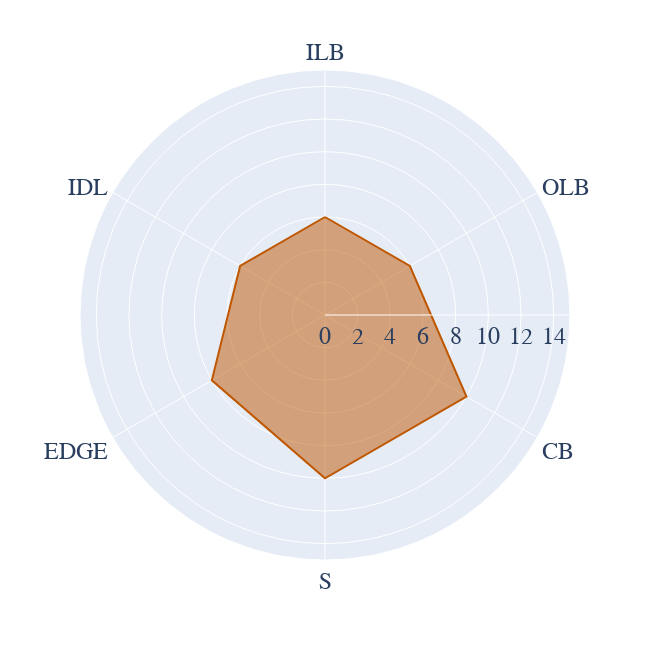

The code cell stored with this chart in its notebook:
### Code cell
fig = px.line_polar(herman[herman['side'].isin(['defense'])].sort_values(by='order_side'), 
                    r='total_pct', 
                    theta='position_simple', 
                    line_close=True,
                    range_r = range_r,
                   color_discrete_sequence=['#bf5700']
                   )

fig.update_traces(fill='toself')
fig.update_layout({
'plot_bgcolor': 'rgba(0, 0, 0, 0)',
'paper_bgcolor': 'rgba(0, 0, 0, 0)',
    'autosize':False,
    'width':650,
    'height':650,
    'font_size':24,
    'font_family':'Helvetica'
})
fig.write_image('../images/texas_recruiting/herman_defense.png')
fig.show()

### Figure 1 — Plotly figure (JSON) as saved in the notebook; plotly's stock layout.template omitted (floating-point values rounded to 4 significant figures)
{"data": [{"fill": "toself", "hovertemplate": "total_pct=%{r}<br>position_simple=%{theta}<extra></extra>", "legendgroup": "", "line": {"color": "#bf5700", "dash": "solid"}, "marker": {"symbol": "circle"}, "mode": "lines", "name": "", "r": [6, 6, 10, 10, 8, 6, 6], "showlegend": false, "subplot": "polar", "theta": ["ILB", "OLB", "CB", "S", "EDGE", "IDL", "ILB"], "type": "scatterpolar"}], "layout": {"autosize": false, "font": {"family": "Helvetica", "size": 24}, "height": 650, "legend": {"tracegroupgap": 0}, "margin": {"t": 60}, "paper_bgcolor": "rgba(0, 0, 0, 0)", "plot_bgcolor": "rgba(0, 0, 0, 0)", "polar": {"angularaxis": {"direction": "clockwise", "rotation": 90}, "domain": {"x": [0, 1], "y": [0, 1]}, "radialaxis": {"range": [0, 15]}}, "width": 650}}
